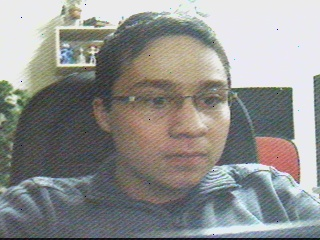
//> input picture src/shots/filename000.jpg, 320 x 240 px, given in place of the camera
$ ./test   (built with g++ and OpenCV 4)
//> lines starting //> are read from the running program, lines starting //| are printed output that depends on the picture
#include "cv.h"
#include "highgui.h"
#include <iostream>
using namespace cv;
using namespace std;

int main(int, char**)
{
    VideoCapture cap("0"); // open the default camera
    if(!cap.isOpened())  // check if we succeeded
       {
     cout << "Error opening camera!";
     getchar();
     return -1;
 }

    Mat edges;
    namedWindow("edges",1);
    for(;;)
    {
        Mat frame;
        cap >> frame; // get a new frame from camera
//> frame is the input picture: 240 rows x 320 cols, CV_8UC3; mean B, G, R 142.2, 144.6, 144.4
        cvtColor(frame, edges, CV_BGR2GRAY);
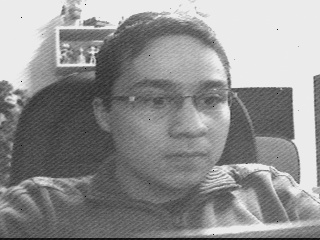
//> edges: 240 rows x 320 cols, CV_8UC1; min 7, max 241, mean 144.3
        GaussianBlur(edges, edges, Size(7,7), 1.5, 1.5);
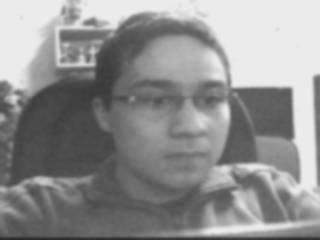
//> edges: 240 rows x 320 cols, CV_8UC1; min 38, max 236, mean 144.3
        Canny(edges, edges, 0, 30, 3);
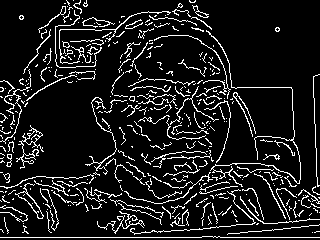
//> edges: 240 rows x 320 cols, CV_8UC1; 11% white in thin lines or dots
        imshow("edges", edges);
        if(waitKey(30) >= 0) break;
//> the Esc key is pressed
    }
    // the camera will be deinitialized automatically in VideoCapture destructor
    return 0;
}

$ run again, on src/shots/filename002.jpg
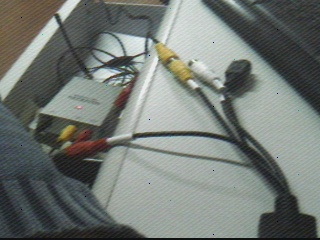
//> input picture src/shots/filename002.jpg, 320 x 240 px, given in place of the camera
//> frame is the input picture: 240 rows x 320 cols, CV_8UC3; mean B, G, R 116.5, 121.3, 115.3
//> `GaussianBlur(edges, edges, Size(7,7), 1.5, 1.5);`:
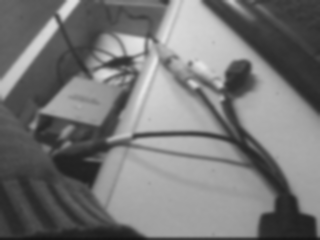
//> edges: 240 rows x 320 cols, CV_8UC1; min 20, max 229, mean 119
//> `Canny(edges, edges, 0, 30, 3);`:
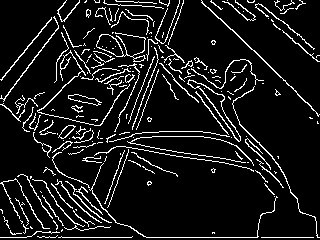
//> edges: 240 rows x 320 cols, CV_8UC1; 9.5% white in thin lines or dots

$ run again, on src/shots/filename003.jpg
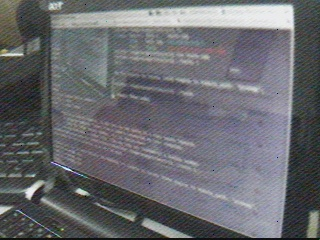
//> input picture src/shots/filename003.jpg, 320 x 240 px, given in place of the camera
//> frame is the input picture: 240 rows x 320 cols, CV_8UC3; mean B, G, R 110.6, 105.9, 104.8
//> `GaussianBlur(edges, edges, Size(7,7), 1.5, 1.5);`:
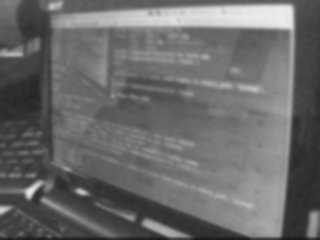
//> edges: 240 rows x 320 cols, CV_8UC1; min 25, max 235, mean 106.2
//> `Canny(edges, edges, 0, 30, 3);`:
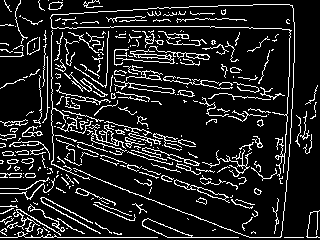
//> edges: 240 rows x 320 cols, CV_8UC1; 13.1% white in thin lines or dots
